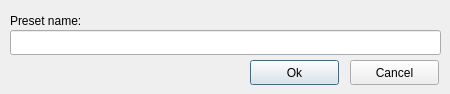
<?xml version="1.0" encoding="UTF-8"?>
<ui version="4.0">
 <class>preset_rename_dialog</class>
 <widget class="QWidget" name="preset_rename_dialog">
  <property name="windowModality">
   <enum>Qt::NonModal</enum>
  </property>
  <property name="geometry">
   <rect>
    <x>0</x>
    <y>0</y>
    <width>450</width>
    <height>94</height>
   </rect>
  </property>
  <property name="maximumSize">
   <size>
    <width>16777215</width>
    <height>16777215</height>
   </size>
  </property>
  <property name="windowTitle">
   <string>Form</string>
  </property>
  <widget class="QLineEdit" name="edit">
   <property name="geometry">
    <rect>
     <x>10</x>
     <y>30</y>
     <width>431</width>
     <height>25</height>
    </rect>
   </property>
  </widget>
  <widget class="QPushButton" name="okButton">
   <property name="geometry">
    <rect>
     <x>250</x>
     <y>60</y>
     <width>89</width>
     <height>25</height>
    </rect>
   </property>
   <property name="text">
    <string>Ok</string>
   </property>
   <property name="default">
    <bool>true</bool>
   </property>
  </widget>
  <widget class="QPushButton" name="cancelButton">
   <property name="geometry">
    <rect>
     <x>350</x>
     <y>60</y>
     <width>89</width>
     <height>25</height>
    </rect>
   </property>
   <property name="text">
    <string>Cancel</string>
   </property>
  </widget>
  <widget class="QLabel" name="label">
   <property name="geometry">
    <rect>
     <x>10</x>
     <y>12</y>
     <width>91</width>
     <height>17</height>
    </rect>
   </property>
   <property name="text">
    <string>Preset name:</string>
   </property>
  </widget>
 </widget>
 <resources/>
 <connections/>
</ui>
